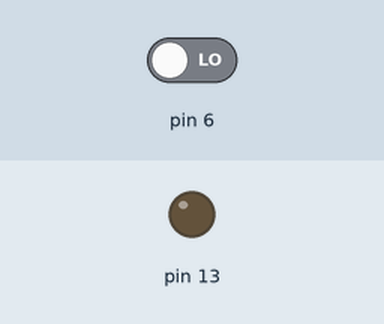
Recording of a sketch running on a simulated Arduino Uno, built with avr-gcc and run on an emulated ATmega328P. On the bench: output pins drawn as LEDs (lit = HIGH). Inputs (shaded band) come from the test bench; at power-on: pin 6 LOW.

Above: at 1.2 s.
1.3 s: pin 6 driven HIGH
At 1.8 s:
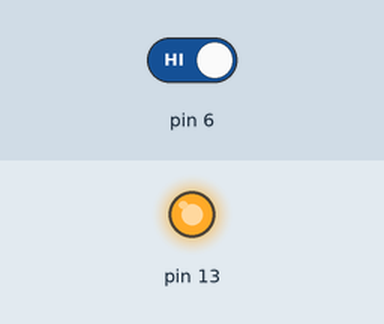
2.8 s: pin 6 driven LOW
At 4.1 s:
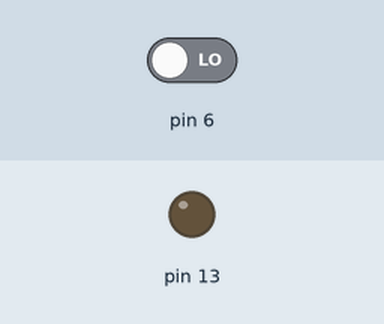
Timing chart, 0 to 5.8 s (numbered marks = the images above; inputs shaded):
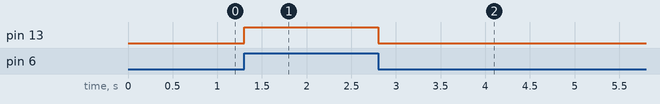

Measured:
- after the input at 1.3 s, pin 13: LOW → HIGH at once
- after the input at 2.8 s, pin 13: HIGH → LOW at once

The sketch:

blinking-led-button.ino
```cpp
int state = 0;

void setup() {
  pinMode(13,OUTPUT);
  pinMode(6,INPUT);
}

void loop() {
  state = digitalRead(6);

  if(state == HIGH){
    digitalWrite(13,HIGH);
  }

  else {
    digitalWrite(13,LOW);
  }

}
```
